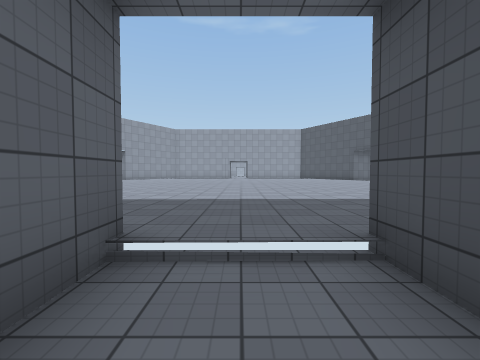
View 1 (above)

14 first-person views from a walk through a 3-D level made in the Unity game engine. The camera is 1.4 m above the floor, tilts 2° down and sees 90° across. The floor is counted in squares, 2 m on a side. Each view is taken from the middle of a square. On the plan, view 1 faces up. The plan holds only what a view shows up to about 9 squares ahead; the rest is blank. The place goes on beyond the plan. The player is left out. Surface patterns are stand-ins for the level's own textures.

View 2
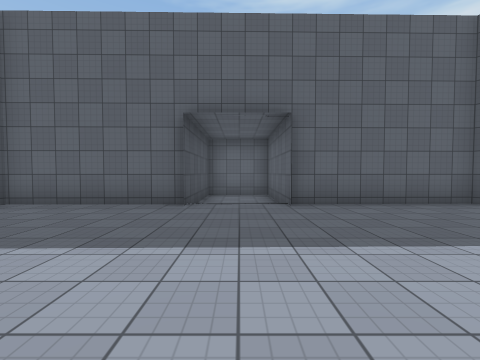

View 3
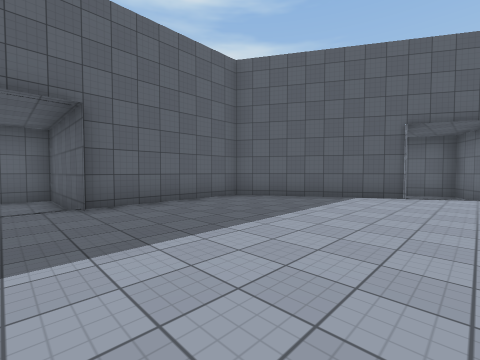

View 4
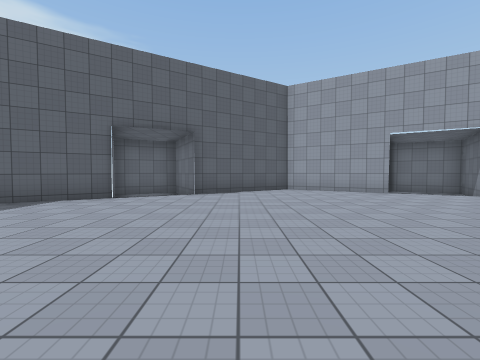

View 5
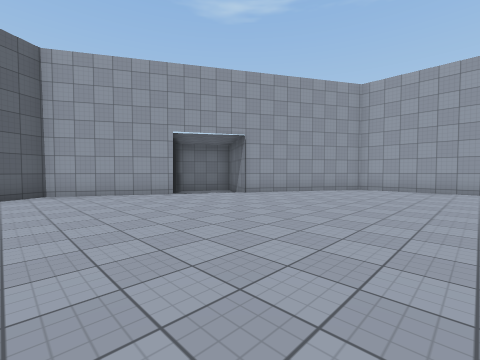

View 6
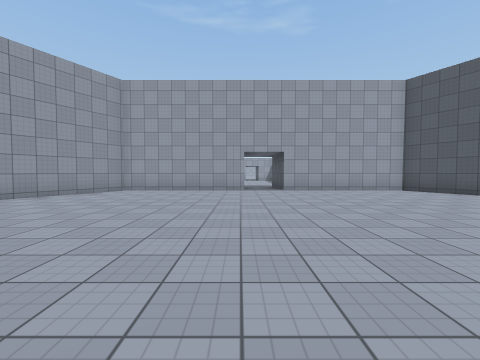

View 7
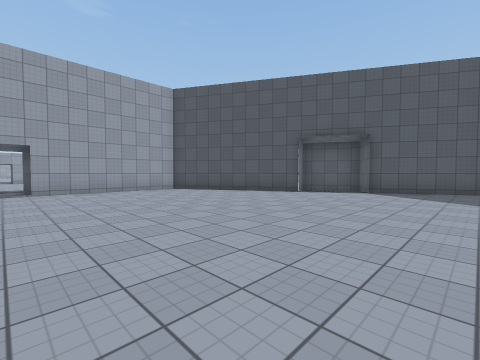

View 8
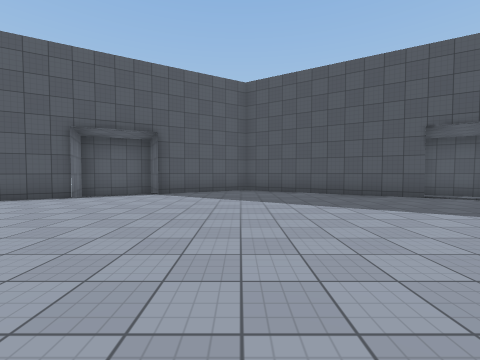

View 9
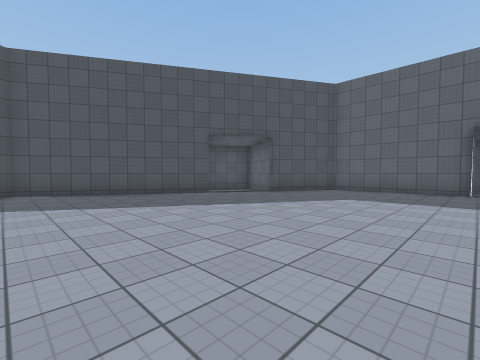

View 10
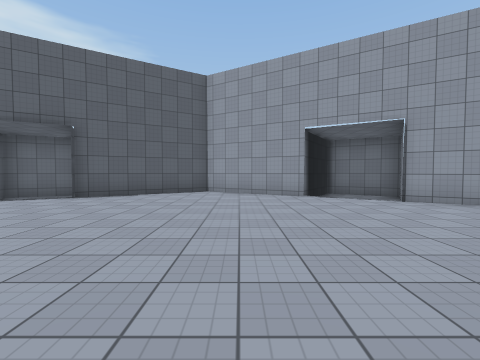

View 11
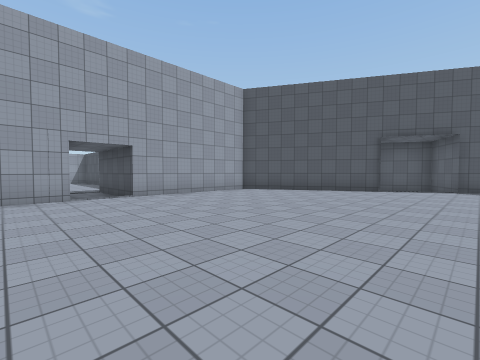

View 12
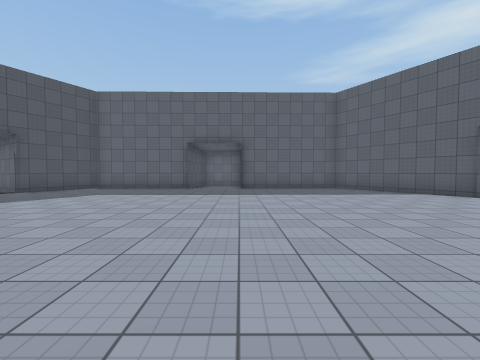

View 13
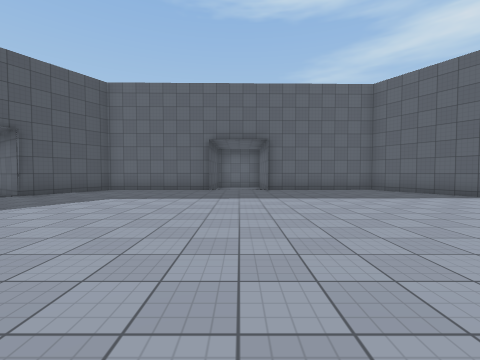

View 14
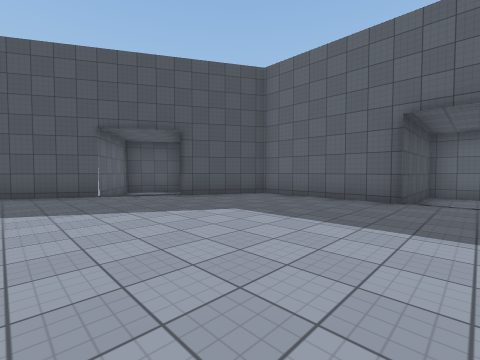

### Floor plan
Key: @ floor where view 1 was taken; # wall or solid block; . main floor; - floor 0.25 m lower than the main floor; / step, stairs or slope.
Columns run from 11 left of view 1 to 10 right of it. Each row starts with its distance up from view 1.
 23            .#
 22            .#
 21            .#
 20      ######/######
 19      #...........#
 18 ### #............##
 17 #-###.............#
 16 #--#...............# #
 15 #--/.............../ #
 14 ###................/ #
 13  #..................##
 12 ##...................#
 11 #....................#
 10 ##...................#
  9  #..................##
  8  ##.................#
  7 ## /...............##
  6 #- -...............#
  5 ##-##.............##
  4  #  #............##
  3     ##...........#
  2      #....#//#####
  1       ### #--
  0           #@-
 -1           #--
 -2           ###

Where each view was taken, in squares from view 1:
view 1: 0 up, 0 right, facing up
view 2: 7 up, 0 right, facing down
view 3: 7 up, 0 right, facing down-left
view 4: 9 up, 1 left, facing left
view 5: 10 up, 2 left, facing up-left
view 6: 11 up, 1 left, facing up
view 7: 11 up, 0 right, facing up-right
view 8: 11 up, 1 right, facing right
view 9: 11 up, 1 right, facing down-right
view 10: 12 up, 2 left, facing left
view 11: 13 up, 2 left, facing up-right
view 12: 12 up, 1 left, facing down
view 13: 11 up, 0 right, facing down
view 14: 8 up, 0 right, facing down-right
